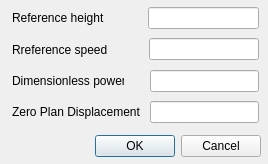
<?xml version="1.0" encoding="UTF-8"?>
<ui version="4.0">
 <class>MeanWindPowerProfilDialog</class>
 <widget class="QDialog" name="MeanWindPowerProfilDialog">
  <property name="geometry">
   <rect>
    <x>0</x>
    <y>0</y>
    <width>268</width>
    <height>164</height>
   </rect>
  </property>
  <property name="windowTitle">
   <string>Power Profil</string>
  </property>
  <widget class="QDialogButtonBox" name="buttonBox">
   <property name="geometry">
    <rect>
     <x>-80</x>
     <y>130</y>
     <width>341</width>
     <height>32</height>
    </rect>
   </property>
   <property name="orientation">
    <enum>Qt::Horizontal</enum>
   </property>
   <property name="standardButtons">
    <set>QDialogButtonBox::Cancel|QDialogButtonBox::Ok</set>
   </property>
  </widget>
  <widget class="QLineEdit" name="lineEditDimensionlessPower">
   <property name="geometry">
    <rect>
     <x>150</x>
     <y>70</y>
     <width>109</width>
     <height>22</height>
    </rect>
   </property>
  </widget>
  <widget class="QLineEdit" name="lineEditReferenceSpeed">
   <property name="geometry">
    <rect>
     <x>149</x>
     <y>38</y>
     <width>110</width>
     <height>22</height>
    </rect>
   </property>
  </widget>
  <widget class="QLabel" name="labelReferenceSpeed">
   <property name="geometry">
    <rect>
     <x>12</x>
     <y>38</y>
     <width>111</width>
     <height>23</height>
    </rect>
   </property>
   <property name="text">
    <string>Rreference speed       </string>
   </property>
  </widget>
  <widget class="QLabel" name="labelDimensionlessPower">
   <property name="geometry">
    <rect>
     <x>12</x>
     <y>69</y>
     <width>112</width>
     <height>24</height>
    </rect>
   </property>
   <property name="text">
    <string>Dimensionless power</string>
   </property>
  </widget>
  <widget class="QLabel" name="labelReferenceHeight">
   <property name="geometry">
    <rect>
     <x>12</x>
     <y>6</y>
     <width>110</width>
     <height>24</height>
    </rect>
   </property>
   <property name="text">
    <string>Reference height       </string>
   </property>
  </widget>
  <widget class="QLineEdit" name="lineEditReferenceHeight">
   <property name="geometry">
    <rect>
     <x>148</x>
     <y>7</y>
     <width>111</width>
     <height>22</height>
    </rect>
   </property>
  </widget>
  <widget class="QLabel" name="labelZeroPlanDisplacement">
   <property name="geometry">
    <rect>
     <x>12</x>
     <y>100</y>
     <width>131</width>
     <height>24</height>
    </rect>
   </property>
   <property name="text">
    <string>Zero Plan Displacement</string>
   </property>
  </widget>
  <widget class="QLineEdit" name="lineEditZeroPlanDisplacement">
   <property name="geometry">
    <rect>
     <x>150</x>
     <y>101</y>
     <width>109</width>
     <height>22</height>
    </rect>
   </property>
  </widget>
 </widget>
 <resources/>
 <connections>
  <connection>
   <sender>buttonBox</sender>
   <signal>accepted()</signal>
   <receiver>MeanWindPowerProfilDialog</receiver>
   <slot>accept()</slot>
   <hints>
    <hint type="sourcelabel">
     <x>248</x>
     <y>254</y>
    </hint>
    <hint type="destinationlabel">
     <x>157</x>
     <y>274</y>
    </hint>
   </hints>
  </connection>
  <connection>
   <sender>buttonBox</sender>
   <signal>rejected()</signal>
   <receiver>MeanWindPowerProfilDialog</receiver>
   <slot>reject()</slot>
   <hints>
    <hint type="sourcelabel">
     <x>316</x>
     <y>260</y>
    </hint>
    <hint type="destinationlabel">
     <x>286</x>
     <y>274</y>
    </hint>
   </hints>
  </connection>
 </connections>
</ui>
